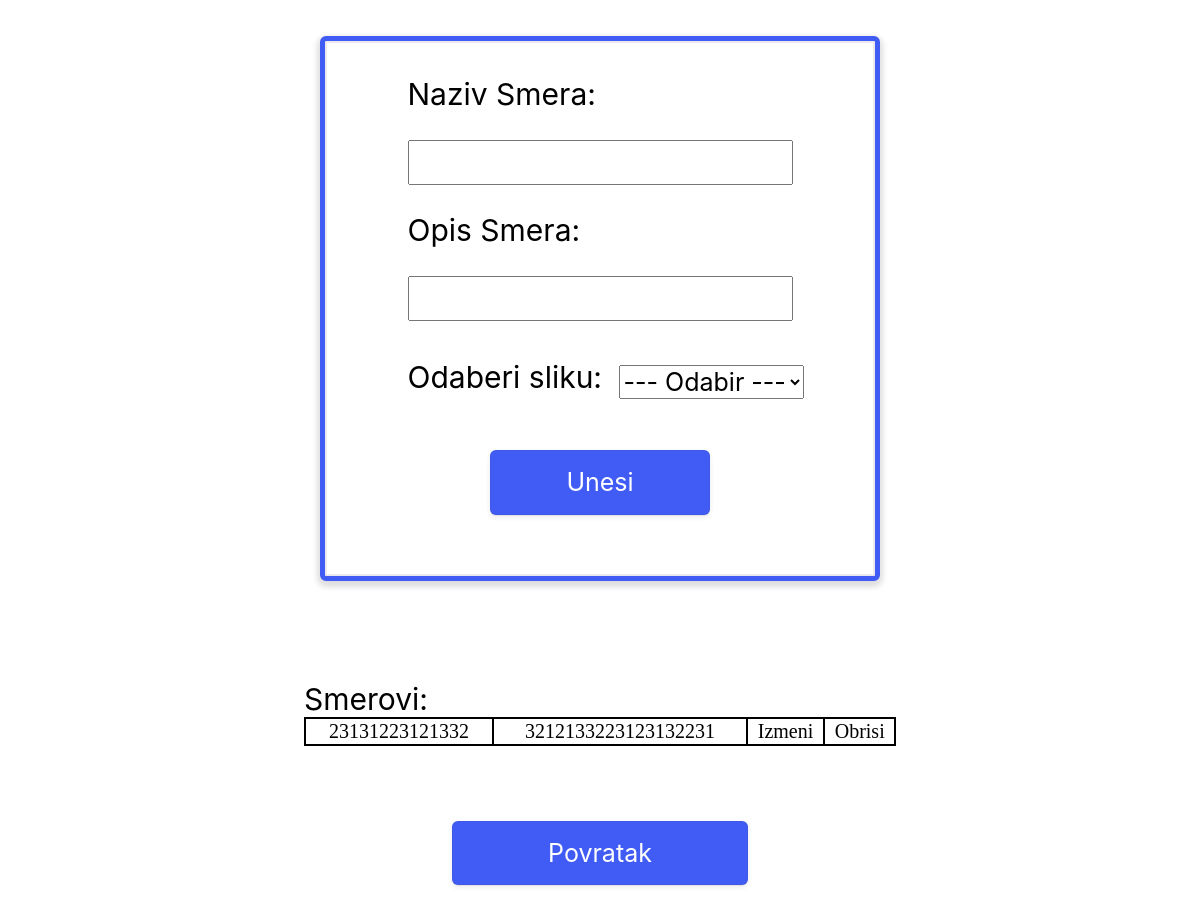
The page /courseView.php (signed in) on the database as committed earlier.
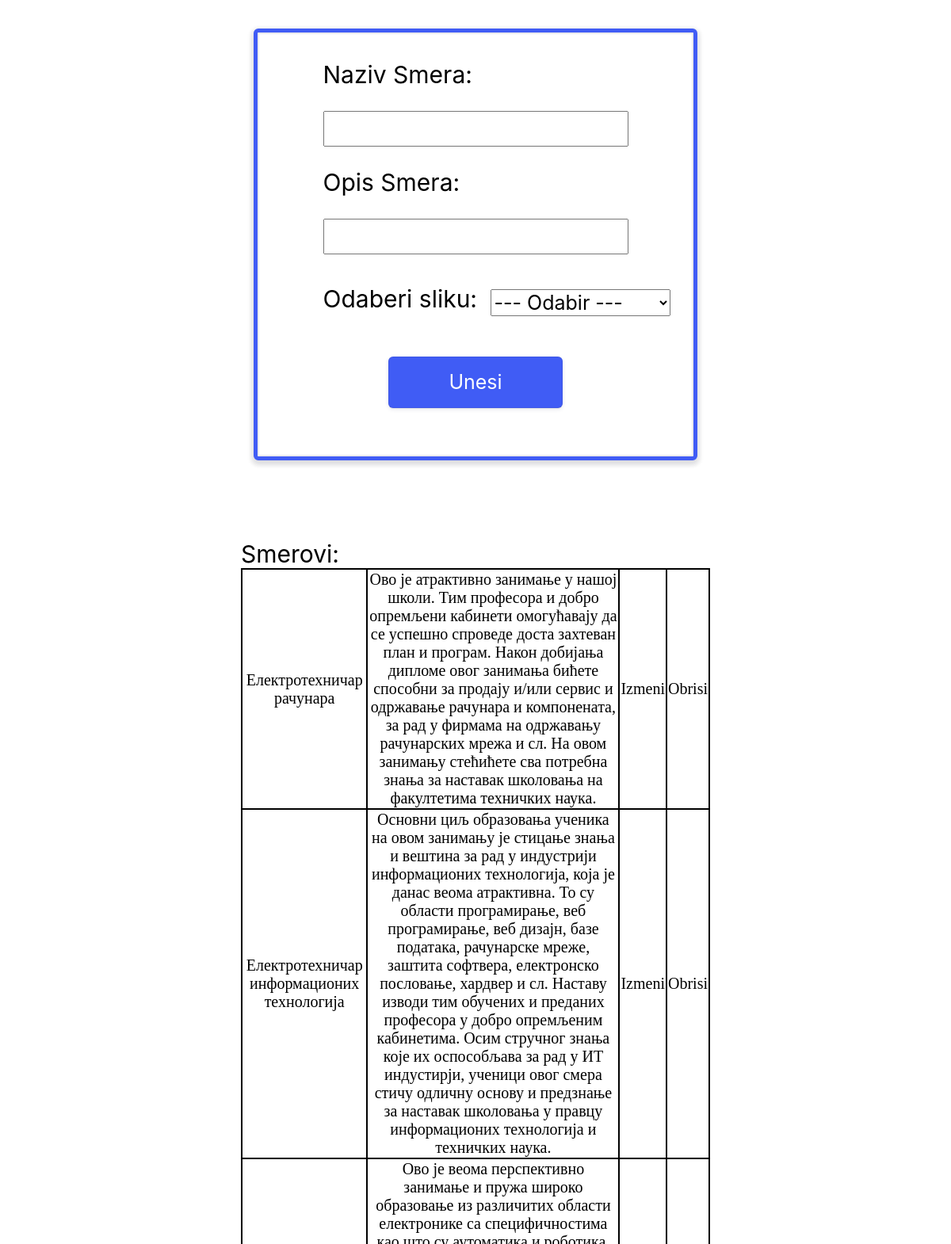
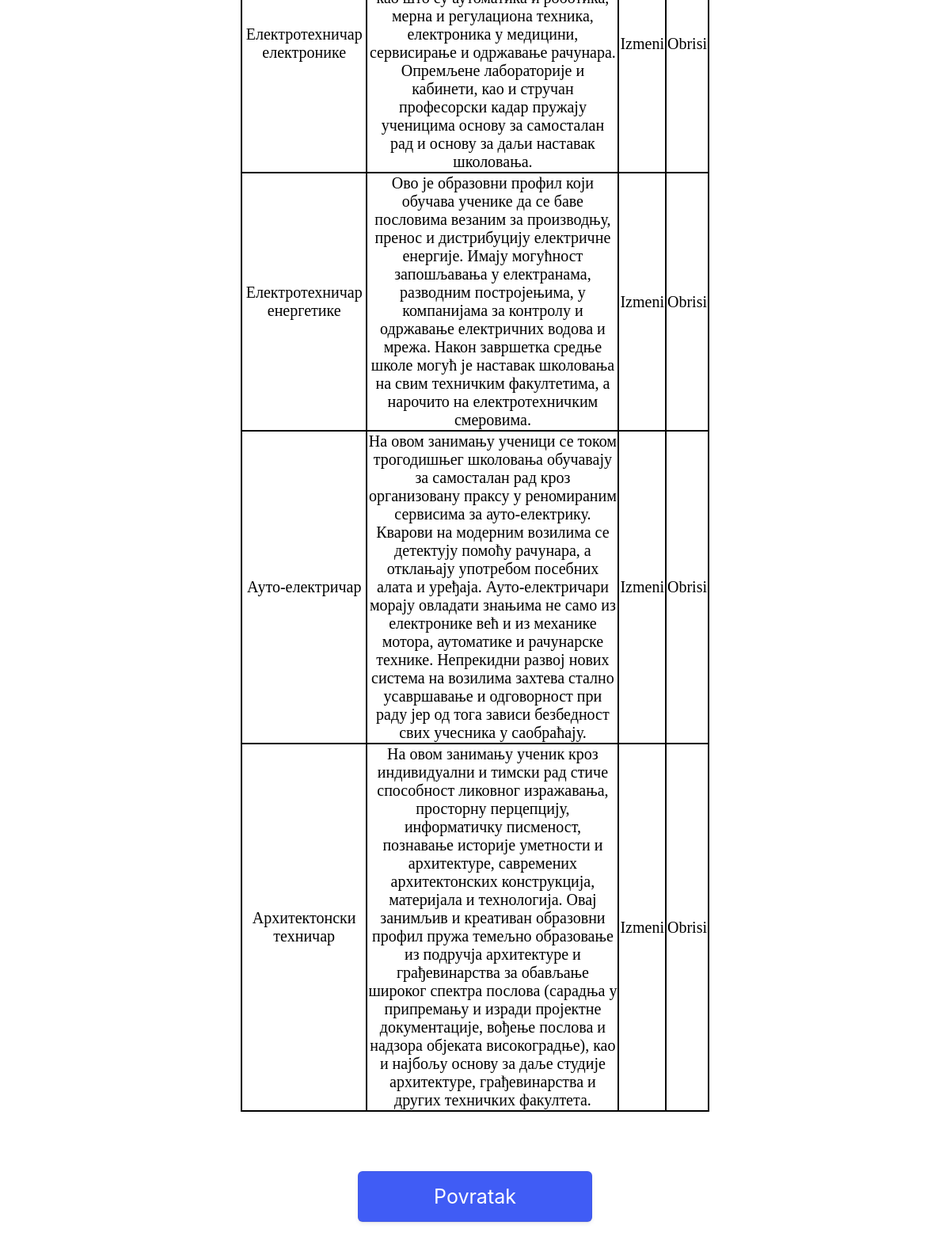
The same page on the database as committed later (2 pictures, top to bottom).
### tables this page shows
CREATE TABLE `smerovi` (
  `id` int(11) NOT NULL,
  `smer` varchar(255) NOT NULL,
  `opis` varchar(5000) NOT NULL,
  `id_slike` int(11) NOT NULL
);

### classes/courseCon.php (called while the page is built, shortened)
<?php
include "course.php";
$course = new Course();
$courses = $course->returnCourses();

### classes/dbh.php (called while the page is built, shortened)
<?php
class Dbh{
    protected function connect() {
        try{
            $username = "root";
            $password = "";
            $dbh = new PDO('mysql:host=localhost;dbname=php_dev', $username, $password);
            return $dbh;
        }catch (PDOException $e){
            print 'Error: ' . $e->getMessage() . "<br/>";
            die();
        }
    }
}

### classes/course.php (called while the page is built, shortened)
<?php
include 'dbh.php';
class Course extends Dbh
{
    public function returnCourses()
    {
        $sql = "SELECT * FROM smerovi";
        $stmt = $this->connect()->query($sql);
        return $stmt;
    }
}

### courseView.php (the view, shortened to what this page needs)
<?php
if(isset($_SESSION['userid'])):
    include "classes/courseCon.php";
    ?>
    <html>
    <head>
        <link rel ="stylesheet" type="text/css" href="style.css">
    </head>
    <body>
    <form class="form" style="height:500px;"method="post" enctype="multipart/form-data">
        <label class="formText">Naziv Smera:</label>
        <input class="formTextInput" name="course">
        <label class="formText">Opis Smera:</label>
        <input class="formTextInput" name="desc">
        <label  class="formText" id="odabirSlike">Odaberi sliku:</label>
        <select class="select" Emp Name='NEW' name="slika">
            <option value="" >--- Odabir ---</option>
        </select>
        <button class="formBtn" name="submitCourse">Unesi</button><br>
    </form>
    <div>
        <form method="post" class="formSmer">
            <label class="smer" for="courses">Smerovi:</label>
            <table>
                <?php
                foreach ($courses as $key => $value):
                    ?>
                    <tr>
                        <td>
                            <?= $value['smer'] ?>
                        </td>
                        <td>
                            <?= $value['opis'] ?>
                        </td>
                        <td>
                            <a class="linkTable" href="includes/editSmer.php?id=<?= $value['id'] ?>">Izmeni</a>
                        </td>
                        <td>
                            <a class="linkTable"  href="includes/deleteSmer.php?id=<?= $value['id'] ?>">Obrisi</a>
                        </td>
                    </tr>
                <?php endforeach; ?>
            </table>
        </form>
        <button class="formBtn" id="povratak" onclick="document.location='index.php'">Povratak</button>
    </div>
    </body>
    </html>
<?php else:
    header('Location: fileUpload.php?error=pleaseLogIn');
endif;?>

### style.css (style rules this page uses)
body { height:100%; }
.form { background-color: white; display: block; width:550px; height: 730px; margin:3% auto auto; padding-top:3%; margin-bottom: 100px; border-radius: 6px; border: 5px solid #405cf5; box-shadow: rgba(50, 50, 93, .1) 0 0 0 2px inset,rgba(50, 50, 93, .1) 0 4px 7px 0,rgba(0, 0, 0, 0.07) 0 3px 5px 4px; }
.formText { font-family: -apple-system,system-ui,"Segoe UI",Roboto,"Helvetica Neue",Ubuntu,sans-serif; font-size: 30px; margin-left: 15%; float:left; clear: both; margin-bottom: 5%; }
.formTextInput { clear:both; float:left; margin-left: 15%; margin-bottom: 5%; width:70%; height:45px; font-size: 25px; }
.formBtn { margin:10% auto; clear:both; float:left; font-size: 20px; }
.formBtn { appearance: button; backface-visibility: hidden; background-color: #405cf5; border-radius: 6px; border-width: 0; box-shadow: rgba(50, 50, 93, .1) 0 0 0 1px inset,rgba(50, 50, 93, .1) 0 2px 5px 0,rgba(0, 0, 0, .07) 0 1px 1px 0; box-sizing: border-box; color: #fff; cursor: pointer; font-family: -apple-system,system-ui,"Segoe UI",Roboto,"Helvetica Neue",Ubuntu,sans-serif; font-size: 25px; height: 13%; line-height: 1.15; margin:5% auto; margin-left: 30%; outline: none; overflow: hidden; padding: 0 25px; position: relative; text-align: center; text-transform: none; transform: translateZ(0); transition: all .2s,box-shadow .08s ease-in; user-select: none; -webkit-user-select: none; touch-action: manipulation; width: 40%; clear:both; float:left; }
#povratak { width:25%; height:8%; margin-left: 37.5%; }
.select { font-size: 25px; font-family: -apple-system,system-ui,"Segoe UI",Roboto,"Helvetica Neue",Ubuntu,sans-serif; float: left; margin-left: 3%; margin-top: 3%; }
#odabirSlike { margin-left: 15% !important; margin-top: 2%; }
.formSmer { width:50%; margin-left: 25%; margin-top: 3%; }
.smer { font-family: -apple-system,system-ui,"Segoe UI",Roboto,"Helvetica Neue",Ubuntu,sans-serif; font-size: 30px; }
table { width:100%; font-size: 20px; text-align: center; }
table,th, td { border:2px solid black; border-collapse:collapse; }
.linkTable { text-decoration: none; font-style: normal; color:black; }

Rows that differ between the two databases and show on the page:
removed smerovi: smer "23131223121332", opis "3212133223123132231"
added smerovi: smer "Електротехничар рачунара", opis "Ово је атрактивно занимање у нашој школи. Тим професора и добро опремљени кабинети омогућавају да се успешно спроведе доста захтеван план и програм. Након добијања дипломе овог занимања бићете способни за продају и/или сервис и одржавање рачунара и компонената, за рад у фирмама на одржавању рачунарских мрежа и сл. На овом занимању стећићете сва потребна знања за наставак школовања на факултетима техничких наука."
added smerovi: smer "Електротехничар информационих технологија", opis "Основни циљ образовања ученика на овом занимању је стицање знања и вештина за рад у индустрији информационих технологија, која је данас веома атрактивна. То су области програмирање, веб програмирање, веб дизајн, базе података, рачунарске мреже, заштита софтвера, електронско пословање, хардвер и сл. Наставу изводи тим обучених и преданих професора у добро опремљеним кабинетима. Осим стручног знања које их оспособљава за рад у ИТ индустирји, ученици овог смера стичу одличну основу и предзнање за наставак школовања у правцу информационих технологија и техничких наука."
added smerovi: smer "Електротехничар електронике", opis "Ово је веома перспективно занимање и пружа широко образовање из различитих области електронике са специфичностима као што су аутоматика и роботика, мерна и регулациона техника, електроника у медицини, сервисирање и одржавање рачунара. Опремљене лабораторије и кабинети, као и стручан професорски кадар пружају ученицима основу за самосталан рад и основу за даљи наставак школовања."
added smerovi: smer "Електротехничар енергетике", opis "Ово је образовни профил који обучава ученике да се баве пословима везаним за производњу, пренос и дистрибуцију електричне енергије. Имају могућност запошљавања у електранама, разводним постројењима, у компанијама за контролу и одржавање електричних водова и мрежа. Након завршетка средње школе могућ је наставак школовања на свим техничким факултетима, а нарочито на електротехничким смеровима."
added smerovi: smer "Ауто-електричар", opis "На овом занимању ученици се током трогодишњег школовања обучавају за самосталан рад кроз организовану праксу у реномираним сервисима за ауто-електрику. Кварови на модерним возилима се детектују помоћу рачунара, а отклањају употребом посебних алата и уређаја. Ауто-електричари морају овладати знањима не само из електронике већ и из механике мотора, аутоматике и рачунарске технике. Непрекидни развој нових система на возилима захтева стално усавршавање и одговорност при раду јер од тога зависи безбедност свих учесника у саобраћају."
added smerovi: smer "Архитектонски техничар", opis "На овом занимању ученик кроз индивидуални и тимски рад стиче способност ликовног изражавања, просторну перцепцију, информатичку писменост, познавање историје уметности и архитектуре, савремених архитектонских конструкција, материјала и технологија. Овај занимљив и креативан образовни профил пружа темељно образовање из подручја архитектуре и грађевинарства за обављање широког спектра послова (сарадња у припремању и изради пројектне документације, вођење послова и надзора објеката високоградње), као и најбољу основу за даље студије архитектуре, грађевинарства и других техничких факултета."
